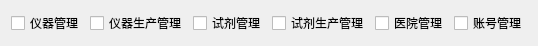
<?xml version="1.0" encoding="UTF-8"?>
<ui version="4.0">
 <class>PrivilegeWidget</class>
 <widget class="QWidget" name="PrivilegeWidget">
  <property name="geometry">
   <rect>
    <x>0</x>
    <y>0</y>
    <width>522</width>
    <height>34</height>
   </rect>
  </property>
  <property name="sizePolicy">
   <sizepolicy hsizetype="Preferred" vsizetype="Preferred">
    <horstretch>0</horstretch>
    <verstretch>0</verstretch>
   </sizepolicy>
  </property>
  <property name="minimumSize">
   <size>
    <width>0</width>
    <height>0</height>
   </size>
  </property>
  <property name="maximumSize">
   <size>
    <width>1000</width>
    <height>1000</height>
   </size>
  </property>
  <property name="windowTitle">
   <string>PrivilegeWidget</string>
  </property>
  <layout class="QHBoxLayout" name="horizontalLayout">
   <item>
    <widget class="QCheckBox" name="instrumentCheckBox">
     <property name="text">
      <string>仪器管理</string>
     </property>
    </widget>
   </item>
   <item>
    <widget class="QCheckBox" name="instrumentProductionCheckBox">
     <property name="text">
      <string>仪器生产管理</string>
     </property>
    </widget>
   </item>
   <item>
    <widget class="QCheckBox" name="reagentCheckBox">
     <property name="text">
      <string>试剂管理</string>
     </property>
    </widget>
   </item>
   <item>
    <widget class="QCheckBox" name="reagentProductionCheckBox">
     <property name="text">
      <string>试剂生产管理</string>
     </property>
    </widget>
   </item>
   <item>
    <widget class="QCheckBox" name="hospitalCheckBox">
     <property name="text">
      <string>医院管理</string>
     </property>
    </widget>
   </item>
   <item>
    <widget class="QCheckBox" name="accountCheckBox">
     <property name="text">
      <string>账号管理</string>
     </property>
    </widget>
   </item>
  </layout>
 </widget>
 <layoutdefault spacing="6" margin="11"/>
 <resources/>
 <connections/>
</ui>
